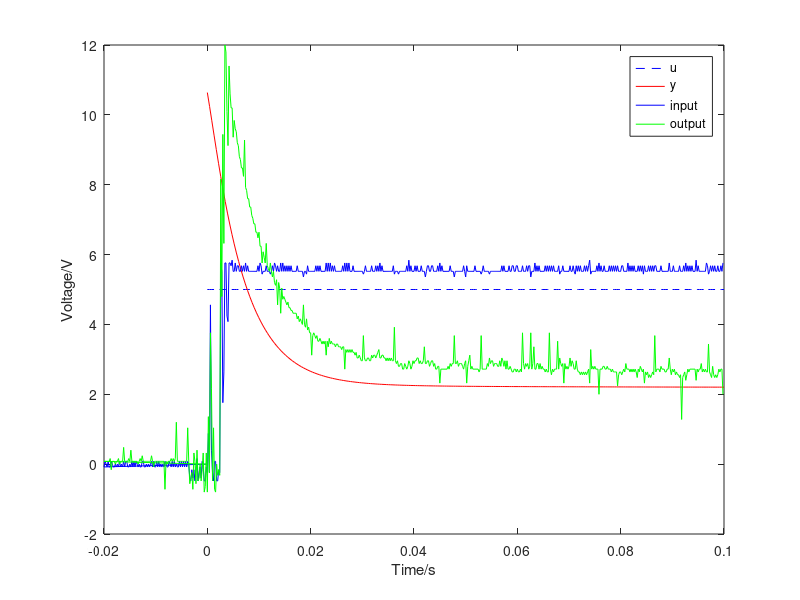

This chart was generated by the following MATLAB code:
pkg load control;

clear;

R1=470e3;
R2=100e3;
R3=2e3;
R4=7.5e3;
C1=10e-6;
C2=1e-6;
K=1.03;
TE=1.3267e-3;
TM=0.0909;

A=csvread("102310out.csv");

G=tf([R2*R4*TE*TM*C1*R3 R2*R4*(TE*TM+(TE+TM)*C1*R3) R2*R4*(TE+TM)+C1*R3 R2*R4], [TE*TM*C2*R1*R3*R4 R1*R3*(TE*TM+(TE+TM)*C2*R4) R1*R3*(TE+TM+C2*R4)+K*C1*R2*R3*R4 (R1*R3+K*R2*R4)]);
stepsize=5;

[y_unit t]=step(G,0.1);
y=y_unit*stepsize;
u=ones(length(t),1)*stepsize;

figure
plot(t,u,'b--',t,y,'r-', A(:,1), A(:,2), 'b-', A(:,1), A(:,3), 'g-')
legend('u','y', 'input', 'output');
xlabel('Time/s');
ylabel('Voltage/V');
